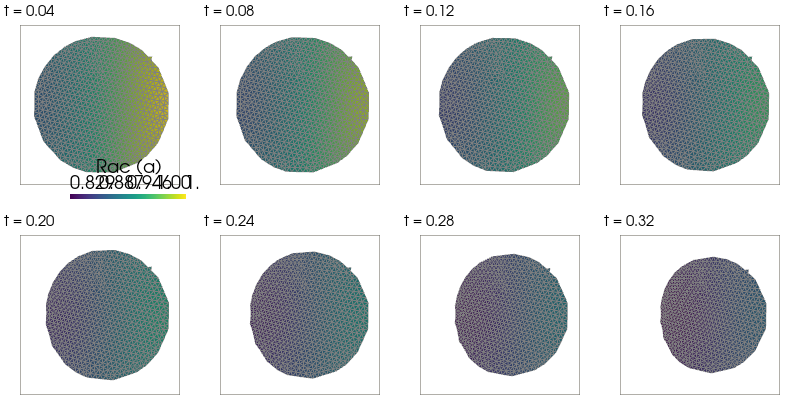

This figure's Python source:
"""Reproduce the RacRho MOVING BOUNDARY: a cell migrates by deforming its membrane under a velocity
driven by its own Rac concentration — the capability VCell runs on its FronTier moving-boundary solver.

This extends `racrho_neutrophil.py` (which imports + solves the bulk biochemistry on a static cell) with
the membrane motion. The public BioModel's `SurfaceKinematics` process moves the membrane with normal
velocity `v = (a − 1)·|a − 1|·n̂`, where `a` is the Rac concentration at the boundary: the membrane
PROTRUDES where Rac is high (a > 1) and RETRACTS where it is low (a < 1). That velocity is not a formalism
term — it is the moving boundary, supplied solver-side — so we drive it here in the stepping loop:

    repeat:
        integrate the bulk GTPase reaction–diffusion–advection over a short interval   (method-of-lines)
        move the cell-mesh boundary by interval · v(a), filling the interior harmonically  (ALE)

The bulk solve then continues on the deformed mesh. With the receptor initially polarized (a = 0.1x + 1,
higher on +x), the front (+x, a > 1) protrudes while the back (−x, a < 1) retracts — directed migration up
the Rac gradient. (The imported GTPase eventually homogenises to its low state, after which the boundary
retracts everywhere; sustaining the polarity needs the full feedback that isn't all in the lowered math.)

It also writes a tiled image `racrho_moving_boundary.png` — the deforming cell mesh coloured by Rac at a
sequence of times — so the migration and the bulk field are visible at a glance.

A near-circular cell's outward normal is approximated by the radial direction `x̂ = x/|x|`, which is
interpolable for the harmonic mesh move (`ufl.FacetNormal` is not defined in the interior). `_MOTION_GAIN`
makes the small `(a−1)|a−1|` displacement visible on the demo timescale; the model's units set the true
rate. Run in the dev env:

    .pixi/envs/dev/bin/python cross_validation/racrho_moving_boundary.py
"""

from __future__ import annotations

from pathlib import Path

import pyvcell.vcml.models_geometry as vg
import pyvcell.vcml.models_math as vm
import pyvista
import ufl
import yaml

from vcell_fenics.backend import assemble, integrate_discrete_problem
from vcell_fenics.backend.fsi import _advance_ale_mesh
from vcell_fenics.backend.realize import realize
from vcell_fenics.pyvcell_bridge import import_geometry, import_math_description
from vcell_fenics.viz import _function_to_pyvista

_HERE = Path(__file__).parent
_MOTION_GAIN, _INTERVAL, _STEPS, _FRAME_EVERY = 70.0, 0.02, 16, 2
_FIELD = "Rac (a)"


def _write_tiled_image(frames: list[tuple[pyvista.UnstructuredGrid, float]], path: Path) -> None:
    """Tile the captured frames (deforming mesh coloured by Rac) into a single 2×N PNG, with a shared
    colour scale and a fixed reference box so the migration reads across frames."""
    pyvista.OFF_SCREEN = True
    lo = min(grid.point_data[_FIELD].min() for grid, _ in frames)
    hi = max(grid.point_data[_FIELD].max() for grid, _ in frames)
    cols = (len(frames) + 1) // 2
    plotter = pyvista.Plotter(shape=(2, cols), off_screen=True, window_size=(200 * cols, 420), border=False)
    box = pyvista.Box(bounds=(-1.15, 1.15, -1.15, 1.15, -0.01, 0.01))
    for i, (grid, t) in enumerate(frames):
        plotter.subplot(i // cols, i % cols)
        plotter.add_mesh(box, style="wireframe", color="lightgray", opacity=0.4)
        plotter.add_mesh(
            grid,
            scalars=_FIELD,
            clim=[lo, hi],
            cmap="viridis",
            show_edges=True,
            edge_color="gray",
            line_width=0.5,
            show_scalar_bar=(i == 0),
        )
        plotter.add_text(f"t = {t:.2f}", font_size=9)
        plotter.view_xy()
        plotter.camera.zoom(1.15)
    plotter.screenshot(str(path))
    plotter.close()


def main() -> None:
    math_vcml = vm.MathDescription.model_validate(yaml.safe_load((_HERE / "racrho_neutrophil_math.yaml").read_text()))
    geom_vcml = vg.Geometry.model_validate(yaml.safe_load((_HERE / "racrho_neutrophil_geom.yaml").read_text()))
    geometry_desc = import_geometry(geom_vcml)
    math_desc = import_math_description(math_vcml, geometry=geometry_desc.name, dim=2)

    mesh = realize(geometry_desc, h=0.08)
    problem = assemble(math_desc, mesh, dt=0.02)
    cell = problem.unknown.function_space.mesh

    # The membrane velocity v = gain·(a−1)|a−1|·n̂ from the *current* Rac concentration a (component 0).
    rac = ufl.split(problem.unknown)[0]
    x = ufl.SpatialCoordinate(cell)
    normal = x / (ufl.sqrt(x[0] * x[0] + x[1] * x[1]) + 1.0e-8)  # outward normal ≈ radial for a round cell
    velocity = _MOTION_GAIN * (rac - 1.0) * ufl.sqrt((rac - 1.0) ** 2) * normal

    rac_space, rac_dofs = problem.unknown.function_space.sub(0).collapse()
    rac_x = rac_space.tabulate_dof_coordinates()[:, 0]

    print(f"  membrane velocity v = {_MOTION_GAIN}·(a−1)|a−1|·n̂   (protrude where a>1, retract where a<1)\n")
    print(f"  {'t':>5} {'front +x':>10} {'back −x':>10} {'a @front':>9} {'a @back':>9}")
    frames: list[tuple[pyvista.UnstructuredGrid, float]] = []
    for step in range(_STEPS):
        integrate_discrete_problem(problem, t_final=_INTERVAL, dt_initial=1.0e-4)  # MOL — nonlinear GTPase
        _advance_ale_mesh(cell, velocity, _INTERVAL)  # move boundary by interval·v(a), harmonic interior
        coords = cell.geometry.x
        rac_values = problem.unknown.x.array[rac_dofs]
        t = (step + 1) * _INTERVAL
        print(
            f"  {t:5.2f} {coords[:, 0].max():10.3f} {coords[:, 0].min():10.3f} "
            f"{float(rac_values[rac_x > 0.5].mean()):9.3f} {float(rac_values[rac_x < -0.5].mean()):9.3f}"
        )
        if step % _FRAME_EVERY == _FRAME_EVERY - 1:
            field = problem.unknown.sub(0).collapse()
            field.name = _FIELD
            frames.append((_function_to_pyvista(field), t))

    print("\n  the front (+x, a>1) protruded and the back (−x, a<1) retracted — directed migration up the")
    print("  Rac gradient. The cell membrane moved under a velocity set by its own biochemistry, on a mesh")
    print("  the bulk solve followed each step: the moving boundary, reproduced through the pipeline.")

    out = _HERE / "racrho_moving_boundary.png"
    _write_tiled_image(frames, out)
    print(f"\n  wrote {out.name} — the deforming cell mesh coloured by Rac over time")


if __name__ == "__main__":
    main()
